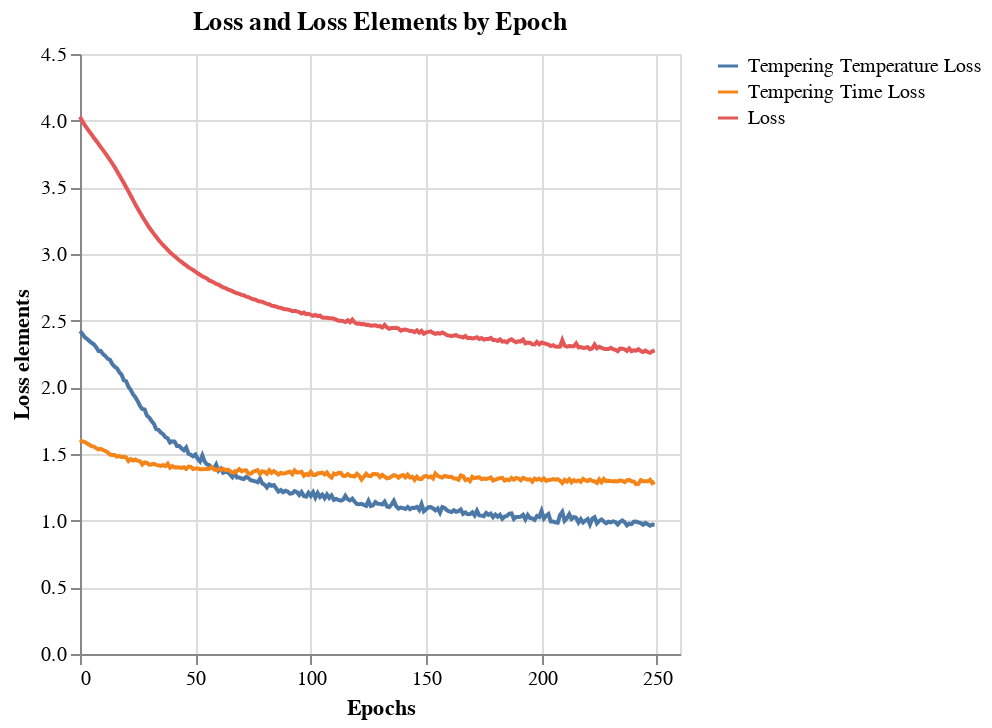

This figure's notebook cell:
### Code cell
chart_loss = alt.Chart(df_loss).mark_line().encode(
    alt.X('index').title('Epochs'),
    alt.Y(alt.repeat('layer'), type='quantitative').\
        title('Loss elements'),
    color = alt.datum(alt.repeat('layer'))
).repeat(
    layer = ['Tempering Temperature Loss', 'Tempering Time Loss', 'Loss']
).properties(title="Loss and Loss Elements by Epoch")
chart_loss.save(f"{images_path}/DNN_loss.png")
chart_loss

### Figure 1 — Vega-Lite specification as saved in the notebook (floating-point values rounded to 4 significant figures; data arrays with more than 128 entries replaced by an {"elided": "..."} marker saying what was removed)
{"config": {"view": {"continuousWidth": 300, "continuousHeight": 300}}, "repeat": {"layer": ["Tempering Temperature Loss", "Tempering Time Loss", "Loss"]}, "spec": {"data": {"name": "data-b900787ccfa8c754aae6645b0a83819e"}, "mark": {"type": "line"}, "encoding": {"color": {"datum": {"repeat": "layer"}}, "x": {"field": "index", "title": "Epochs", "type": "quantitative"}, "y": {"field": {"repeat": "layer"}, "title": "Loss elements", "type": "quantitative"}}}, "title": "Loss and Loss Elements by Epoch", "$schema": "https://vega.github.io/schema/vega-lite/v5.20.1.json", "datasets": {"data-b900787ccfa8c754aae6645b0a83819e": {"elided": "250 records"}}}
